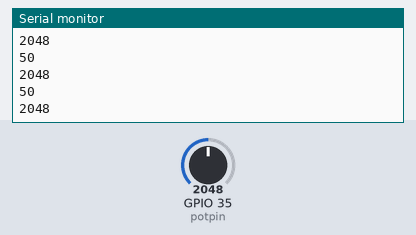
Bench run of a sketch on a simulated ESP32. Shown: the last lines printed to the serial monitor. The inputs (shaded band) are chosen by the test bench; at power-on: GPIO 35 (potpin) = 2048.

Above: at 2.2 s.
2.3 s: GPIO 35 (potpin) set to 2866
At 2.9 s:
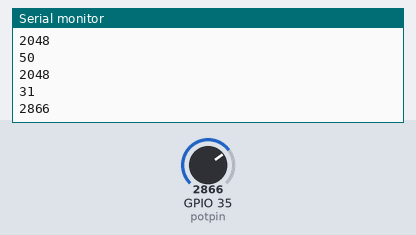
3.8 s: GPIO 35 (potpin) set to 3603
At 4.4 s:
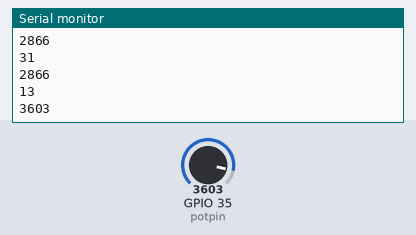
Timing chart, 0 to 6.8 s (numbered marks = the images above; inputs shaded):
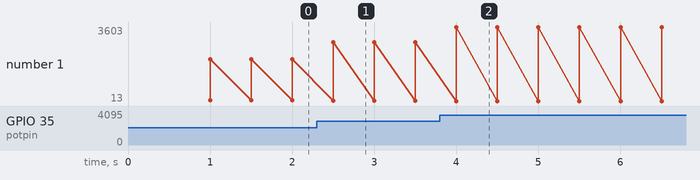

Measured:
- after the input at 2.3 s, the serial monitor: prints a new line after 0.20 s (image 1)
- after the input at 3.8 s, the serial monitor: prints a new line after 0.20 s (image 2)
- plotted number 1: 2048 → 2866 after the input at 2.3 s, 2866 → 3603 after the input at 3.8 s

The sketch:

rain.ino
```cpp
const int potpin = 35;
int potVal =0;

void setup()
{
  Serial.begin(115200);
  delay(1000);
}

void loop()
{
  potVal = analogRead(potpin);
  // Map the analog value to a range of 0 to 100
  int mappedValue = map(potVal, 0, 4095, 100, 0); // ESP32 has a 12-bit ADC, so the range is 0-4095

  // Print the mapped value to the serial monitor
  Serial.println(mappedValue);
  Serial.println(potVal);
  delay(500);
}
```
